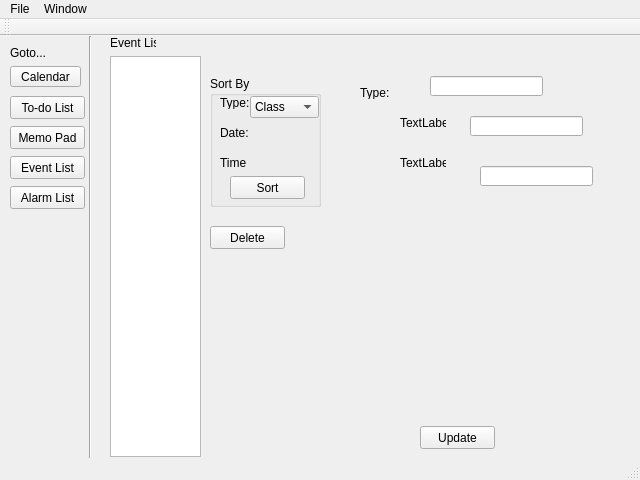
<?xml version="1.0" encoding="UTF-8"?>
<ui version="4.0">
 <class>MainWindow</class>
 <widget class="QMainWindow" name="MainWindow">
  <property name="geometry">
   <rect>
    <x>0</x>
    <y>0</y>
    <width>640</width>
    <height>480</height>
   </rect>
  </property>
  <property name="sizePolicy">
   <sizepolicy hsizetype="Fixed" vsizetype="Fixed">
    <horstretch>0</horstretch>
    <verstretch>0</verstretch>
   </sizepolicy>
  </property>
  <property name="minimumSize">
   <size>
    <width>640</width>
    <height>480</height>
   </size>
  </property>
  <property name="maximumSize">
   <size>
    <width>640</width>
    <height>480</height>
   </size>
  </property>
  <property name="windowTitle">
   <string>MainWindow</string>
  </property>
  <widget class="QWidget" name="centralWidget">
   <widget class="QPushButton" name="calendarButton">
    <property name="geometry">
     <rect>
      <x>10</x>
      <y>30</y>
      <width>71</width>
      <height>21</height>
     </rect>
    </property>
    <property name="text">
     <string>Calendar</string>
    </property>
   </widget>
   <widget class="QLabel" name="label">
    <property name="geometry">
     <rect>
      <x>10</x>
      <y>10</y>
      <width>46</width>
      <height>13</height>
     </rect>
    </property>
    <property name="text">
     <string>Goto...</string>
    </property>
   </widget>
   <widget class="QPushButton" name="todolistButton">
    <property name="geometry">
     <rect>
      <x>10</x>
      <y>60</y>
      <width>75</width>
      <height>23</height>
     </rect>
    </property>
    <property name="text">
     <string>To-do List</string>
    </property>
   </widget>
   <widget class="QPushButton" name="MemopadButton">
    <property name="geometry">
     <rect>
      <x>10</x>
      <y>90</y>
      <width>75</width>
      <height>23</height>
     </rect>
    </property>
    <property name="text">
     <string>Memo Pad</string>
    </property>
   </widget>
   <widget class="QPushButton" name="eventlistButton">
    <property name="geometry">
     <rect>
      <x>10</x>
      <y>120</y>
      <width>75</width>
      <height>23</height>
     </rect>
    </property>
    <property name="text">
     <string>Event List</string>
    </property>
   </widget>
   <widget class="QPushButton" name="alarmlistButton">
    <property name="geometry">
     <rect>
      <x>10</x>
      <y>150</y>
      <width>75</width>
      <height>23</height>
     </rect>
    </property>
    <property name="text">
     <string>Alarm List</string>
    </property>
   </widget>
   <widget class="QStackedWidget" name="stackedWidget">
    <property name="geometry">
     <rect>
      <x>100</x>
      <y>0</y>
      <width>531</width>
      <height>421</height>
     </rect>
    </property>
    <property name="currentIndex">
     <number>4</number>
    </property>
    <widget class="QWidget" name="Home"/>
    <widget class="QWidget" name="Calendar">
     <widget class="QCalendarWidget" name="calendarWidget">
      <property name="geometry">
       <rect>
        <x>0</x>
        <y>0</y>
        <width>391</width>
        <height>271</height>
       </rect>
      </property>
     </widget>
     <widget class="QLabel" name="label_2">
      <property name="geometry">
       <rect>
        <x>450</x>
        <y>10</y>
        <width>41</width>
        <height>16</height>
       </rect>
      </property>
      <property name="text">
       <string>Events</string>
      </property>
     </widget>
     <widget class="QLabel" name="label_7">
      <property name="geometry">
       <rect>
        <x>440</x>
        <y>260</y>
        <width>46</width>
        <height>13</height>
       </rect>
      </property>
      <property name="text">
       <string>Alarms</string>
      </property>
     </widget>
     <widget class="QListWidget" name="listWidget_2">
      <property name="geometry">
       <rect>
        <x>400</x>
        <y>280</y>
        <width>131</width>
        <height>141</height>
       </rect>
      </property>
     </widget>
     <widget class="QListWidget" name="listWidget_3">
      <property name="geometry">
       <rect>
        <x>400</x>
        <y>30</y>
        <width>131</width>
        <height>221</height>
       </rect>
      </property>
     </widget>
    </widget>
    <widget class="QWidget" name="TodoList">
     <widget class="QLabel" name="label_3">
      <property name="geometry">
       <rect>
        <x>10</x>
        <y>0</y>
        <width>46</width>
        <height>13</height>
       </rect>
      </property>
      <property name="text">
       <string>Todo List</string>
      </property>
     </widget>
    </widget>
    <widget class="QWidget" name="Memopad">
     <widget class="QLabel" name="label_4">
      <property name="geometry">
       <rect>
        <x>10</x>
        <y>0</y>
        <width>46</width>
        <height>13</height>
       </rect>
      </property>
      <property name="text">
       <string>Memopad</string>
      </property>
     </widget>
     <widget class="QLineEdit" name="lineEdit">
      <property name="geometry">
       <rect>
        <x>10</x>
        <y>20</y>
        <width>401</width>
        <height>281</height>
       </rect>
      </property>
     </widget>
     <widget class="QListWidget" name="listWidget">
      <property name="geometry">
       <rect>
        <x>430</x>
        <y>20</y>
        <width>91</width>
        <height>361</height>
       </rect>
      </property>
     </widget>
     <widget class="QPushButton" name="pushButton">
      <property name="geometry">
       <rect>
        <x>10</x>
        <y>310</y>
        <width>75</width>
        <height>23</height>
       </rect>
      </property>
      <property name="text">
       <string>Save</string>
      </property>
     </widget>
     <widget class="QPushButton" name="pushButton_2">
      <property name="geometry">
       <rect>
        <x>170</x>
        <y>310</y>
        <width>75</width>
        <height>23</height>
       </rect>
      </property>
      <property name="text">
       <string>Delete</string>
      </property>
     </widget>
     <widget class="QPushButton" name="pushButton_3">
      <property name="geometry">
       <rect>
        <x>90</x>
        <y>310</y>
        <width>75</width>
        <height>23</height>
       </rect>
      </property>
      <property name="text">
       <string>Rename</string>
      </property>
     </widget>
     <widget class="QPushButton" name="pushButton_4">
      <property name="geometry">
       <rect>
        <x>440</x>
        <y>390</y>
        <width>75</width>
        <height>23</height>
       </rect>
      </property>
      <property name="text">
       <string>Add</string>
      </property>
     </widget>
    </widget>
    <widget class="QWidget" name="Event">
     <widget class="QLabel" name="label_5">
      <property name="geometry">
       <rect>
        <x>10</x>
        <y>0</y>
        <width>46</width>
        <height>13</height>
       </rect>
      </property>
      <property name="text">
       <string>Event List</string>
      </property>
     </widget>
     <widget class="QLabel" name="label_12">
      <property name="geometry">
       <rect>
        <x>300</x>
        <y>80</y>
        <width>46</width>
        <height>13</height>
       </rect>
      </property>
      <property name="text">
       <string>TextLabel</string>
      </property>
     </widget>
     <widget class="QLabel" name="label_13">
      <property name="geometry">
       <rect>
        <x>300</x>
        <y>120</y>
        <width>46</width>
        <height>13</height>
       </rect>
      </property>
      <property name="text">
       <string>TextLabel</string>
      </property>
     </widget>
     <widget class="QLineEdit" name="lineEdit_2">
      <property name="geometry">
       <rect>
        <x>330</x>
        <y>40</y>
        <width>113</width>
        <height>20</height>
       </rect>
      </property>
     </widget>
     <widget class="QLineEdit" name="lineEdit_3">
      <property name="geometry">
       <rect>
        <x>370</x>
        <y>80</y>
        <width>113</width>
        <height>20</height>
       </rect>
      </property>
     </widget>
     <widget class="QLineEdit" name="lineEdit_4">
      <property name="geometry">
       <rect>
        <x>380</x>
        <y>130</y>
        <width>113</width>
        <height>20</height>
       </rect>
      </property>
     </widget>
     <widget class="QListWidget" name="listWidget_4">
      <property name="geometry">
       <rect>
        <x>10</x>
        <y>20</y>
        <width>91</width>
        <height>401</height>
       </rect>
      </property>
     </widget>
     <widget class="QGroupBox" name="groupBox">
      <property name="geometry">
       <rect>
        <x>110</x>
        <y>40</y>
        <width>111</width>
        <height>131</height>
       </rect>
      </property>
      <property name="title">
       <string>Sort By</string>
      </property>
      <widget class="QLabel" name="label_8">
       <property name="geometry">
        <rect>
         <x>10</x>
         <y>20</y>
         <width>46</width>
         <height>13</height>
        </rect>
       </property>
       <property name="text">
        <string>Type:</string>
       </property>
      </widget>
      <widget class="QComboBox" name="comboBox">
       <property name="geometry">
        <rect>
         <x>40</x>
         <y>20</y>
         <width>69</width>
         <height>22</height>
        </rect>
       </property>
       <item>
        <property name="text">
         <string>Class</string>
        </property>
       </item>
       <item>
        <property name="text">
         <string>Appointment</string>
        </property>
       </item>
       <item>
        <property name="text">
         <string>New Item</string>
        </property>
       </item>
      </widget>
      <widget class="QLabel" name="label_16">
       <property name="geometry">
        <rect>
         <x>10</x>
         <y>50</y>
         <width>46</width>
         <height>13</height>
        </rect>
       </property>
       <property name="text">
        <string>Date:</string>
       </property>
      </widget>
      <widget class="QLabel" name="label_17">
       <property name="geometry">
        <rect>
         <x>10</x>
         <y>80</y>
         <width>46</width>
         <height>13</height>
        </rect>
       </property>
       <property name="text">
        <string>Time</string>
       </property>
      </widget>
      <widget class="QPushButton" name="pushButton_5">
       <property name="geometry">
        <rect>
         <x>20</x>
         <y>100</y>
         <width>75</width>
         <height>23</height>
        </rect>
       </property>
       <property name="text">
        <string>Sort</string>
       </property>
      </widget>
     </widget>
     <widget class="QLabel" name="label_18">
      <property name="geometry">
       <rect>
        <x>260</x>
        <y>50</y>
        <width>46</width>
        <height>13</height>
       </rect>
      </property>
      <property name="text">
       <string>Type:</string>
      </property>
     </widget>
     <widget class="QPushButton" name="pushButton_6">
      <property name="geometry">
       <rect>
        <x>320</x>
        <y>390</y>
        <width>75</width>
        <height>23</height>
       </rect>
      </property>
      <property name="text">
       <string>Update</string>
      </property>
     </widget>
     <widget class="QPushButton" name="pushButton_7">
      <property name="geometry">
       <rect>
        <x>110</x>
        <y>190</y>
        <width>75</width>
        <height>23</height>
       </rect>
      </property>
      <property name="text">
       <string>Delete</string>
      </property>
     </widget>
    </widget>
    <widget class="QWidget" name="Alarm">
     <widget class="QLabel" name="label_6">
      <property name="geometry">
       <rect>
        <x>10</x>
        <y>0</y>
        <width>46</width>
        <height>13</height>
       </rect>
      </property>
      <property name="text">
       <string>Alarm List</string>
      </property>
     </widget>
     <widget class="QPushButton" name="addalarmButton">
      <property name="geometry">
       <rect>
        <x>60</x>
        <y>390</y>
        <width>75</width>
        <height>23</height>
       </rect>
      </property>
      <property name="text">
       <string>Add</string>
      </property>
     </widget>
     <widget class="QPushButton" name="deletealarmButton">
      <property name="geometry">
       <rect>
        <x>140</x>
        <y>390</y>
        <width>75</width>
        <height>23</height>
       </rect>
      </property>
      <property name="text">
       <string>Delete</string>
      </property>
     </widget>
     <widget class="QGroupBox" name="AlarmTab_groupBox">
      <property name="geometry">
       <rect>
        <x>270</x>
        <y>10</y>
        <width>251</width>
        <height>401</height>
       </rect>
      </property>
      <property name="title">
       <string>Alarm Information</string>
      </property>
      <widget class="QWidget" name="formLayoutWidget">
       <property name="geometry">
        <rect>
         <x>10</x>
         <y>20</y>
         <width>231</width>
         <height>91</height>
        </rect>
       </property>
       <layout class="QFormLayout" name="formLayout">
        <property name="fieldGrowthPolicy">
         <enum>QFormLayout::AllNonFixedFieldsGrow</enum>
        </property>
        <item row="0" column="0">
         <widget class="QLabel" name="alarmEnabled_label">
          <property name="text">
           <string>Enabled:</string>
          </property>
         </widget>
        </item>
        <item row="0" column="1">
         <widget class="QCheckBox" name="alarmEnabled_checkbox">
          <property name="text">
           <string/>
          </property>
         </widget>
        </item>
        <item row="1" column="0">
         <widget class="QLabel" name="alarmName_label">
          <property name="text">
           <string>Name:</string>
          </property>
         </widget>
        </item>
        <item row="1" column="1">
         <widget class="QLineEdit" name="alarmName_textbox">
          <property name="text">
           <string/>
          </property>
         </widget>
        </item>
        <item row="2" column="0">
         <widget class="QLabel" name="alarmRepeating_label">
          <property name="text">
           <string>Repeating:</string>
          </property>
         </widget>
        </item>
        <item row="2" column="1">
         <widget class="QRadioButton" name="alarm_yes_radiobutton">
          <property name="text">
           <string>Yes</string>
          </property>
         </widget>
        </item>
        <item row="3" column="0">
         <widget class="QLabel" name="alarmBlank_label">
          <property name="text">
           <string/>
          </property>
         </widget>
        </item>
        <item row="3" column="1">
         <widget class="QRadioButton" name="alarm_no_radiobutton">
          <property name="text">
           <string>No</string>
          </property>
         </widget>
        </item>
       </layout>
      </widget>
      <widget class="QStackedWidget" name="alarm_Repating_stackedwidget">
       <property name="geometry">
        <rect>
         <x>10</x>
         <y>120</y>
         <width>231</width>
         <height>141</height>
        </rect>
       </property>
       <property name="currentIndex">
        <number>1</number>
       </property>
       <widget class="QWidget" name="repeatingNo">
        <widget class="QWidget" name="formLayoutWidget_2">
         <property name="geometry">
          <rect>
           <x>0</x>
           <y>0</y>
           <width>231</width>
           <height>101</height>
          </rect>
         </property>
         <layout class="QFormLayout" name="formLayout_2">
          <item row="0" column="1">
           <widget class="QDateTimeEdit" name="alarm_datetime_editor"/>
          </item>
          <item row="0" column="0">
           <widget class="QLabel" name="label_11">
            <property name="text">
             <string>Time &amp; Date:</string>
            </property>
           </widget>
          </item>
         </layout>
        </widget>
       </widget>
       <widget class="QWidget" name="repeatingYes">
        <widget class="QWidget" name="formLayoutWidget_3">
         <property name="geometry">
          <rect>
           <x>0</x>
           <y>0</y>
           <width>231</width>
           <height>51</height>
          </rect>
         </property>
         <layout class="QFormLayout" name="formLayout_3">
          <property name="fieldGrowthPolicy">
           <enum>QFormLayout::AllNonFixedFieldsGrow</enum>
          </property>
          <item row="0" column="0">
           <widget class="QLabel" name="label_14">
            <property name="text">
             <string>Time:</string>
            </property>
           </widget>
          </item>
          <item row="0" column="1">
           <widget class="QTimeEdit" name="alarm_time_editor"/>
          </item>
          <item row="1" column="0">
           <widget class="QLabel" name="label_15">
            <property name="text">
             <string>Frequency:</string>
            </property>
           </widget>
          </item>
          <item row="1" column="1">
           <widget class="QComboBox" name="alarm_frequency_comboBox">
            <item>
             <property name="text">
              <string/>
             </property>
            </item>
            <item>
             <property name="text">
              <string>Everyday</string>
             </property>
            </item>
            <item>
             <property name="text">
              <string>Monday-Wednesday-Friday</string>
             </property>
            </item>
            <item>
             <property name="text">
              <string>Tuesday-Thursday</string>
             </property>
            </item>
            <item>
             <property name="text">
              <string>Weekdays Only</string>
             </property>
            </item>
            <item>
             <property name="text">
              <string>Weekends Only</string>
             </property>
            </item>
            <item>
             <property name="text">
              <string>Custom</string>
             </property>
            </item>
           </widget>
          </item>
         </layout>
        </widget>
        <widget class="QLabel" name="alarm_customday_label">
         <property name="geometry">
          <rect>
           <x>0</x>
           <y>60</y>
           <width>63</width>
           <height>31</height>
          </rect>
         </property>
         <property name="text">
          <string>Custom 
Days</string>
         </property>
        </widget>
        <widget class="QWidget" name="verticalLayoutWidget">
         <property name="geometry">
          <rect>
           <x>60</x>
           <y>50</y>
           <width>82</width>
           <height>91</height>
          </rect>
         </property>
         <layout class="QVBoxLayout" name="verticalLayout">
          <item>
           <widget class="QCheckBox" name="alarmList_mon_checkbox">
            <property name="text">
             <string>Monday</string>
            </property>
            <property name="checked">
             <bool>false</bool>
            </property>
           </widget>
          </item>
          <item>
           <widget class="QCheckBox" name="alarmList_tue_checkbox">
            <property name="text">
             <string>Tuesday</string>
            </property>
           </widget>
          </item>
          <item>
           <widget class="QCheckBox" name="alarmList_wed_checkbox">
            <property name="text">
             <string>Wednesday</string>
            </property>
           </widget>
          </item>
          <item>
           <widget class="QCheckBox" name="alarmList_thu_checkbox">
            <property name="text">
             <string>Thursday</string>
            </property>
           </widget>
          </item>
         </layout>
        </widget>
        <widget class="QWidget" name="verticalLayoutWidget_2">
         <property name="geometry">
          <rect>
           <x>140</x>
           <y>50</y>
           <width>91</width>
           <height>91</height>
          </rect>
         </property>
         <layout class="QVBoxLayout" name="verticalLayout_2">
          <item>
           <widget class="QCheckBox" name="alarmList_fri_checkbox">
            <property name="text">
             <string>Friday</string>
            </property>
           </widget>
          </item>
          <item>
           <widget class="QCheckBox" name="alarmList_sat_checkbox">
            <property name="text">
             <string>Saturday</string>
            </property>
           </widget>
          </item>
          <item>
           <widget class="QCheckBox" name="alarmList_sun_checkbox">
            <property name="text">
             <string>Sunday</string>
            </property>
           </widget>
          </item>
         </layout>
        </widget>
       </widget>
      </widget>
      <widget class="QWidget" name="formLayoutWidget_4">
       <property name="geometry">
        <rect>
         <x>9</x>
         <y>270</y>
         <width>231</width>
         <height>91</height>
        </rect>
       </property>
       <layout class="QFormLayout" name="formLayout_4">
        <property name="fieldGrowthPolicy">
         <enum>QFormLayout::AllNonFixedFieldsGrow</enum>
        </property>
        <item row="0" column="0">
         <widget class="QLabel" name="label_10">
          <property name="text">
           <string>Audio:</string>
          </property>
         </widget>
        </item>
        <item row="0" column="1">
         <widget class="QLineEdit" name="alarm_audiofilepath_textbox"/>
        </item>
        <item row="1" column="0">
         <widget class="QLabel" name="label_9">
          <property name="text">
           <string>Volume:</string>
          </property>
         </widget>
        </item>
        <item row="1" column="1">
         <widget class="QSlider" name="alarm_volume_slider">
          <property name="orientation">
           <enum>Qt::Horizontal</enum>
          </property>
         </widget>
        </item>
       </layout>
      </widget>
      <widget class="QPushButton" name="editalarmButton">
       <property name="geometry">
        <rect>
         <x>170</x>
         <y>370</y>
         <width>75</width>
         <height>23</height>
        </rect>
       </property>
       <property name="text">
        <string>Update</string>
       </property>
      </widget>
      <widget class="Line" name="line_2">
       <property name="geometry">
        <rect>
         <x>-3</x>
         <y>110</y>
         <width>251</width>
         <height>20</height>
        </rect>
       </property>
       <property name="orientation">
        <enum>Qt::Horizontal</enum>
       </property>
      </widget>
      <widget class="Line" name="line_3">
       <property name="geometry">
        <rect>
         <x>0</x>
         <y>260</y>
         <width>251</width>
         <height>16</height>
        </rect>
       </property>
       <property name="orientation">
        <enum>Qt::Horizontal</enum>
       </property>
      </widget>
     </widget>
     <widget class="QListWidget" name="AlarmListWidget">
      <property name="geometry">
       <rect>
        <x>10</x>
        <y>20</y>
        <width>251</width>
        <height>361</height>
       </rect>
      </property>
      <property name="selectionRectVisible">
       <bool>true</bool>
      </property>
     </widget>
    </widget>
   </widget>
   <widget class="Line" name="line">
    <property name="geometry">
     <rect>
      <x>80</x>
      <y>0</y>
      <width>20</width>
      <height>441</height>
     </rect>
    </property>
    <property name="orientation">
     <enum>Qt::Vertical</enum>
    </property>
   </widget>
  </widget>
  <widget class="QMenuBar" name="menuBar">
   <property name="geometry">
    <rect>
     <x>0</x>
     <y>0</y>
     <width>640</width>
     <height>21</height>
    </rect>
   </property>
   <widget class="QMenu" name="menuC7">
    <property name="title">
     <string>File</string>
    </property>
   </widget>
   <widget class="QMenu" name="menuWindow">
    <property name="title">
     <string>Window</string>
    </property>
    <addaction name="actionCalendar"/>
    <addaction name="actionTo_do_List"/>
    <addaction name="actionMemo_Pad"/>
    <addaction name="actionEvent_List"/>
    <addaction name="actionAlarm_List"/>
   </widget>
   <addaction name="menuC7"/>
   <addaction name="menuWindow"/>
  </widget>
  <widget class="QToolBar" name="mainToolBar">
   <attribute name="toolBarArea">
    <enum>TopToolBarArea</enum>
   </attribute>
   <attribute name="toolBarBreak">
    <bool>false</bool>
   </attribute>
  </widget>
  <widget class="QStatusBar" name="statusBar"/>
  <action name="actionCalendar">
   <property name="text">
    <string>Calendar</string>
   </property>
  </action>
  <action name="actionTo_do_List">
   <property name="text">
    <string>To-do List</string>
   </property>
  </action>
  <action name="actionMemo_Pad">
   <property name="text">
    <string>Memo Pad</string>
   </property>
  </action>
  <action name="actionEvent_List">
   <property name="text">
    <string>Event List</string>
   </property>
  </action>
  <action name="actionAlarm_List">
   <property name="text">
    <string>Alarm List</string>
   </property>
  </action>
 </widget>
 <layoutdefault spacing="6" margin="11"/>
 <resources/>
 <connections>
  <connection>
   <sender>calendarWidget</sender>
   <signal>selectionChanged()</signal>
   <receiver>MainWindow</receiver>
   <slot>changeddate_Slot()</slot>
   <hints>
    <hint type="sourcelabel">
     <x>346</x>
     <y>118</y>
    </hint>
    <hint type="destinationlabel">
     <x>59</x>
     <y>275</y>
    </hint>
   </hints>
  </connection>
  <connection>
   <sender>calendarButton</sender>
   <signal>clicked()</signal>
   <receiver>MainWindow</receiver>
   <slot>change2calendar_Slot()</slot>
   <hints>
    <hint type="sourcelabel">
     <x>37</x>
     <y>72</y>
    </hint>
    <hint type="destinationlabel">
     <x>95</x>
     <y>73</y>
    </hint>
   </hints>
  </connection>
  <connection>
   <sender>todolistButton</sender>
   <signal>clicked()</signal>
   <receiver>MainWindow</receiver>
   <slot>change2todolist_Slot()</slot>
   <hints>
    <hint type="sourcelabel">
     <x>53</x>
     <y>100</y>
    </hint>
    <hint type="destinationlabel">
     <x>102</x>
     <y>108</y>
    </hint>
   </hints>
  </connection>
  <connection>
   <sender>MemopadButton</sender>
   <signal>clicked()</signal>
   <receiver>MainWindow</receiver>
   <slot>change2memopad_Slot()</slot>
   <hints>
    <hint type="sourcelabel">
     <x>50</x>
     <y>134</y>
    </hint>
    <hint type="destinationlabel">
     <x>120</x>
     <y>129</y>
    </hint>
   </hints>
  </connection>
  <connection>
   <sender>eventlistButton</sender>
   <signal>clicked()</signal>
   <receiver>MainWindow</receiver>
   <slot>change2eventlist_Slot()</slot>
   <hints>
    <hint type="sourcelabel">
     <x>45</x>
     <y>167</y>
    </hint>
    <hint type="destinationlabel">
     <x>96</x>
     <y>153</y>
    </hint>
   </hints>
  </connection>
  <connection>
   <sender>alarmlistButton</sender>
   <signal>clicked()</signal>
   <receiver>MainWindow</receiver>
   <slot>change2alarmlist_Slot()</slot>
   <hints>
    <hint type="sourcelabel">
     <x>53</x>
     <y>191</y>
    </hint>
    <hint type="destinationlabel">
     <x>107</x>
     <y>191</y>
    </hint>
   </hints>
  </connection>
  <connection>
   <sender>AlarmListWidget</sender>
   <signal>itemSelectionChanged()</signal>
   <receiver>MainWindow</receiver>
   <slot>alarmList_changed_slot()</slot>
   <hints>
    <hint type="sourcelabel">
     <x>171</x>
     <y>222</y>
    </hint>
    <hint type="destinationlabel">
     <x>49</x>
     <y>242</y>
    </hint>
   </hints>
  </connection>
  <connection>
   <sender>alarm_yes_radiobutton</sender>
   <signal>clicked()</signal>
   <receiver>MainWindow</receiver>
   <slot>alarmList_repeatingYes_slot()</slot>
   <hints>
    <hint type="sourcelabel">
     <x>486</x>
     <y>119</y>
    </hint>
    <hint type="destinationlabel">
     <x>666</x>
     <y>111</y>
    </hint>
   </hints>
  </connection>
  <connection>
   <sender>alarm_no_radiobutton</sender>
   <signal>clicked()</signal>
   <receiver>MainWindow</receiver>
   <slot>alarmList_repeatingNo_slot()</slot>
   <hints>
    <hint type="sourcelabel">
     <x>473</x>
     <y>140</y>
    </hint>
    <hint type="destinationlabel">
     <x>660</x>
     <y>137</y>
    </hint>
   </hints>
  </connection>
  <connection>
   <sender>alarm_frequency_comboBox</sender>
   <signal>currentIndexChanged(QString)</signal>
   <receiver>MainWindow</receiver>
   <slot>alarmList_newFrequency_slot(QString)</slot>
   <hints>
    <hint type="sourcelabel">
     <x>508</x>
     <y>198</y>
    </hint>
    <hint type="destinationlabel">
     <x>657</x>
     <y>198</y>
    </hint>
   </hints>
  </connection>
  <connection>
   <sender>addalarmButton</sender>
   <signal>clicked()</signal>
   <receiver>MainWindow</receiver>
   <slot>alarmList_addalarm_slot()</slot>
   <hints>
    <hint type="sourcelabel">
     <x>183</x>
     <y>433</y>
    </hint>
    <hint type="destinationlabel">
     <x>62</x>
     <y>417</y>
    </hint>
   </hints>
  </connection>
  <connection>
   <sender>deletealarmButton</sender>
   <signal>clicked()</signal>
   <receiver>MainWindow</receiver>
   <slot>alarmList_deletealarm_slot()</slot>
   <hints>
    <hint type="sourcelabel">
     <x>286</x>
     <y>435</y>
    </hint>
    <hint type="destinationlabel">
     <x>53</x>
     <y>452</y>
    </hint>
   </hints>
  </connection>
  <connection>
   <sender>editalarmButton</sender>
   <signal>clicked()</signal>
   <receiver>MainWindow</receiver>
   <slot>alarmList_editalarm_slot()</slot>
   <hints>
    <hint type="sourcelabel">
     <x>566</x>
     <y>426</y>
    </hint>
    <hint type="destinationlabel">
     <x>658</x>
     <y>422</y>
    </hint>
   </hints>
  </connection>
 </connections>
 <slots>
  <slot>changeddate_Slot()</slot>
  <slot>change2calendar_Slot()</slot>
  <slot>change2todolist_Slot()</slot>
  <slot>change2memopad_Slot()</slot>
  <slot>change2eventlist_Slot()</slot>
  <slot>change2alarmlist_Slot()</slot>
  <slot>alarmList_changed_slot()</slot>
  <slot>alarmList_repeatingYes_slot()</slot>
  <slot>alarmList_repeatingNo_slot()</slot>
  <slot>alarmList_newFrequency_slot(QString)</slot>
  <slot>alarmList_customday_slot()</slot>
  <slot>alarmList_addalarm_slot()</slot>
  <slot>alarmList_deletealarm_slot()</slot>
  <slot>alarmList_editalarm_slot()</slot>
 </slots>
</ui>
